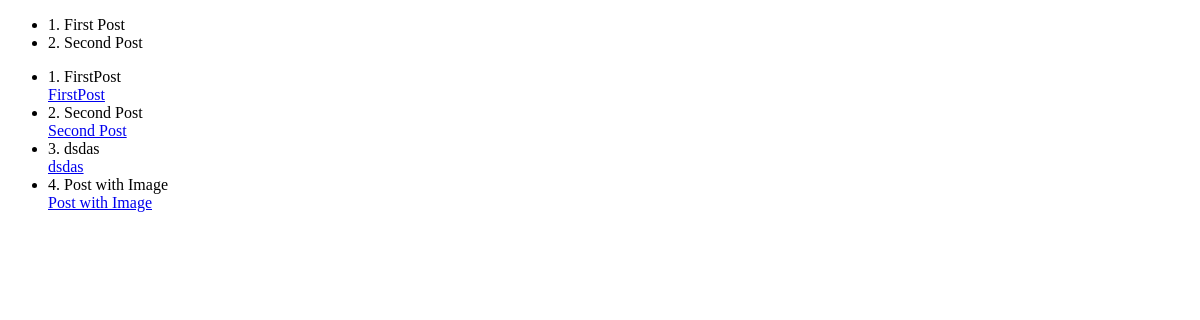
The app's page /posts/, older data.
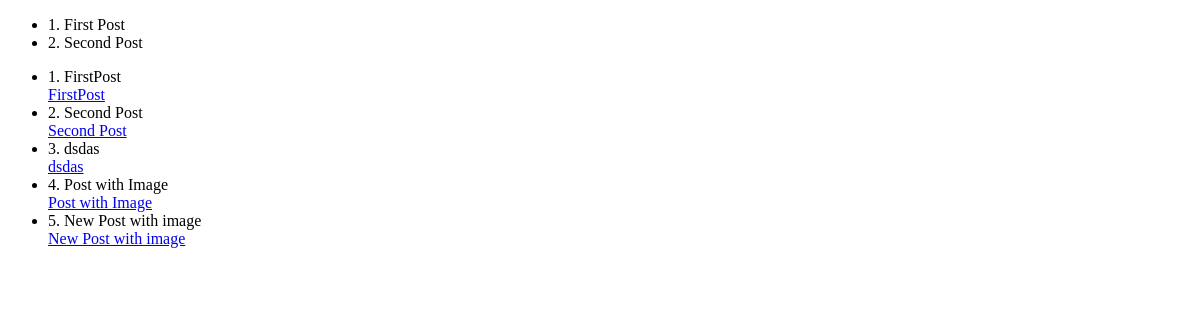
The same page, newer data.
### posts/models.py (models this page shows, shortened)
class Post(models.Model):
    title = models.CharField(max_length=50)
    body = models.TextField()
    slug = models.SlugField(unique=True, blank=True)
    date = models.DateTimeField(auto_now_add=True)
    banner = models.ImageField(default="fallback.png",blank=True)

### posts/views.py (the view)
# urls.py: path('',views.post, name="posts"),
def post(request):
    posts = models.Post.objects.all()
    return render(request, "posts/posts_list.html",{'postss': posts})

### posts/templates/posts/posts_list.html (shortened to what this page needs)
<!DOCTYPE html>
{%load static%}
<html lang="en">
  <head>
  </head>
  <body>
    <ul>
      <li>1. First Post</li>
      <li>2. Second Post</li>
    </ul>
    <ul>
      {% for post in postss %}
      <li>{{ forloop.counter }}. {{ post.title }}</li>
      <a href="{% url "postlist" slug=post.slug%}">{{post.title}}</a>
      {% empty %}
      <li>No posts available.</li>
      {% endfor %}
    </ul>
  </body>
</html>

Row changes from the older to the newer data that the page shows:
added Post: title "New Post with image"
